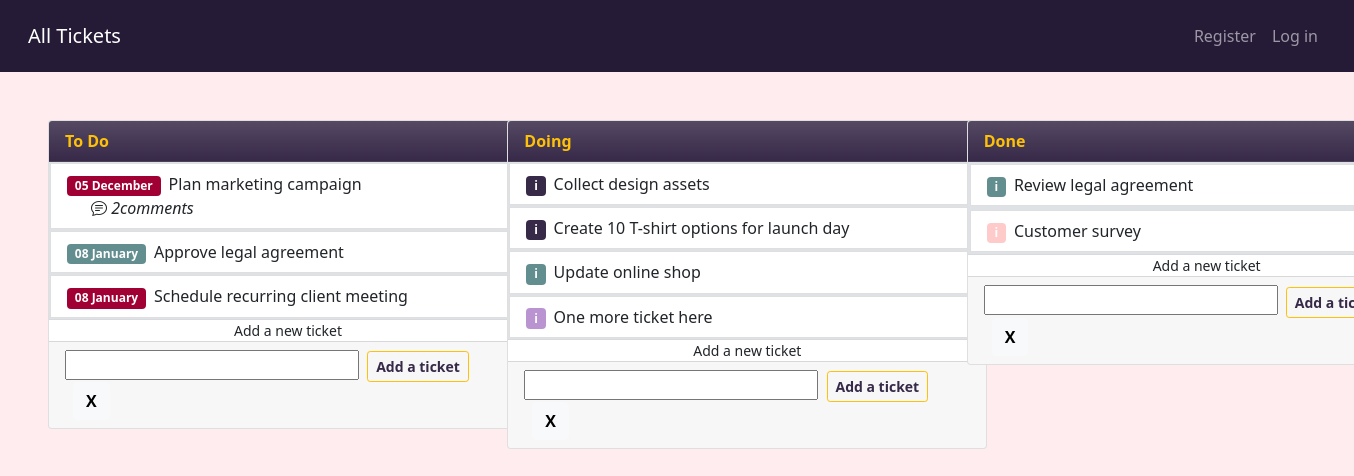
The page / on the database its author committed.
### todoapp/models.py (models this page shows)
class Ticket(db.Model, UserMixin):
    __tablename__ = 'tickets'
    id = db.Column(db.Integer, primary_key=True)
    created_at = db.Column(db.DateTime,  nullable=False,
                           default=datetime.utcnow)
    updated_at = db.Column(db.DateTime,  nullable=False,
                           default=datetime.utcnow, onupdate=datetime.utcnow)
    deleted_at = db.Column(db.DateTime,  nullable=True)
    name = db.Column(db.String(250), nullable=False)
    label = db.Column(db.String(250), nullable=False, default='#BA94D1')
    status = db.Column(db.String(250), nullable=False, default='todo')
    comments = db.relationship('Comment', back_populates="ticket")

### todoapp/routes.py (the view)
@app.route("/", methods=['GET', "POST"])
def home():
    done_tickets = []
    doing_tickets = []
    todo_tickets = []
    form = NewTicketForm()
    all_tickets = Ticket.query.all()
    for ticket in all_tickets:
        if ticket.deleted_at == None:
            if ticket.status == 'done':
                done_tickets.append(ticket)
            elif ticket.status == 'doing':
                doing_tickets.append(ticket)
            else:
                todo_tickets.append(ticket)
    form = NewTicketForm()
    if form.validate_on_submit():
        ticket = Ticket(name=form.name.data, status=form.status.data)
        db.session.add(ticket)
        db.session.commit()
        flash(f'Ticket {ticket.name} has been added in {ticket.status}', 'info')
        return redirect(url_for('home'))
    return render_template("home.html", todo_tickets=todo_tickets,  done_tickets=done_tickets, doing_tickets=doing_tickets, form=form, logged_in=current_user.is_authenticated)

### todoapp/forms.py
class NewTicketForm(FlaskForm):
    name = StringField('Name of ticket', validators=[InputRequired('Please enter a name of the ticket')])
    status = HiddenField('Status')

### todoapp/templates/home.html (shortened to what this page needs)
{% extends "layout.html" %} {% import "bootstrap/wtf.html" as wtf %} {% block
body %}
<link
  rel="stylesheet"
  href="https://cdn.jsdelivr.net/npm/bootstrap-icons@1.10.2/font/bootstrap-icons.css"
/>
<div class="row" style="background-color:#FFECEF; height: 100vh;">
    <div class="col-sm-4">
      <div class="card m-5" style="width: 30rem">
        <div class="card-header bg-gradient text-warning fw-bold" style="background-color: #372948">
          To Do
        </div>
        <ul class="list-group list-group-flush bg-light">
          {% for todo_ticket in todo_tickets %}
          <div class="border border-1">
            <a
              {%
              if
              logged_in
              %}
              href="{{ url_for('get_ticket', ticket_id=todo_ticket.id) }}"
              {%
              else
              %}
              href="{{ url_for('login') }}"
              {%
              endif
              %}
              class="list-group-item list-group-item-action"
              ><span class="badge me-2" style="background-color: {{todo_ticket.label}}"
                >{{todo_ticket.created_at.strftime("%d %B")}} </span
              >{{todo_ticket.name}}
              <div>
              {% if todo_ticket.comments|length>0 %}
              <i class="bi bi-chat-text m-4"> {{todo_ticket.comments|length}}comments</i>
              {% endif%}
              </div>
            </a>
          </div>
          {% endfor %}
        </ul>
        <small class="text-center text-link-secondary">
          Add a new ticket
        </small>
        <form class="card-footer" method="POST" action="">
          {{ form.csrf_token }} {{ form.name(size=26, id="myInput",
          required=False) }} {{ form.status(value='todo')}}
          <input
            class="btn btn-outline-warning fw-bold btn-sm ms-1"
            style="color: #372948"
            type="submit"
            value="Add a ticket"
          />
          <a
            onclick="document.getElementById('myInput').value = ''"
            class="btn btn-light fw-bold ms-2"
            >X</a
          >
        </form>
      </div>
    </div>
    <div class="col-sm-4">
      <div class="card m-5" style="width: 30rem">
        <div class="card-header bg-gradient text-warning fw-bold" style="background-color: #372948">
          Doing
        </div>
        <ul class="list-group list-group-flush bg-light">
          {% for doing_ticket in doing_tickets %}
          <div class="border border-1">
            <a
              {%
              if
              logged_in
              %}
              href="{{ url_for('get_ticket', ticket_id=doing_ticket.id) }}"
              {%
              else
              %}
              href="{{ url_for('login') }}"
              {%
              endif
              %}
              class="list-group-item list-group-item-action"
              ><span class="badge me-2" style="background-color: {{doing_ticket.label}}">i</span
              >{{doing_ticket.name}}</a
            >
          </div>
          {% endfor %}
        </ul>
        <small class="text-center text-link-secondary">
          Add a new ticket
        </small>
        <form class="card-footer" method="POST" action="">
          {{ form.csrf_token }} {{ form.name(size=26, id="myInput2" ) }} {{
          <input
            class="btn btn-outline-warning fw-bold btn-sm ms-1"
            style="color: #372948"
            type="submit"
            value="Add a ticket"
          />
          <a
            onclick="document.getElementById('myInput2').value = ''"
            class="btn btn-light fw-bold ms-2"
            >X</a
          >
        </form>
      </div>
    </div>
    <div class="col-sm-4">
      <div class="card m-5" style="width: 30rem">
        <div class="card-header bg-gradient text-warning fw-bold" style="background-color: #372948">
          Done
        </div>
        <ul class="list-group list-group-flush bg-light">
          {% for done_ticket in done_tickets %}
          <div class="border border-2">
            <a
              {%
              if
              logged_in
              %}
              href="{{ url_for('get_ticket', ticket_id=done_ticket.id) }}"
              {%
              else
              %}
              href="{{ url_for('login') }}"
              {%
              endif
              %}
              class="list-group-item list-group-item-action"
              ><span class="badge me-2" style="background-color: {{done_ticket.label}}">i</span
              >{{done_ticket.name}}</a
            >
          </div>
          {% endfor %}
        </ul>
        <small class="text-center text-link-secondary">
          Add a new ticket
        </small>
        <form class="card-footer" method="POST" action="">
          {{ form.csrf_token }} {{ form.name(size=26, id="myInput3" ) }} {{
          <input
            class="btn btn-outline-warning fw-bold btn-sm ms-1"
            style="color: #372948"
            type="submit"
            value="Add a ticket"
          />
          <a
            onclick="document.getElementById('myInput3').value = ''"
            class="btn btn-light fw-bold ms-2"
            >X</a
          >
        </form>
      </div>
    </div>
  </div>
  {% endblock %}

### todoapp/templates/layout.html (shortened to what this page needs)
<!DOCTYPE html>
<html lang="en">
  <head>
    <link
      href="https://cdn.jsdelivr.net/npm/bootstrap@5.1.3/dist/css/bootstrap.min.css"
      rel="stylesheet"
    />
  </head>
  <body>
    <header class="site-header">
      <nav
        class="navbar fixed-top navbar-expand-lg navbar-dark p-3"
        style="background-color: #251b37"
      >
        <div class="container-fluid">
          <a class="navbar-brand" href="{{url_for('home')}}">All Tickets</a>
          <div class="collapse navbar-collapse" id="navbarSupportedContent">
            <ul class="navbar-nav ms-auto">
              {% if not logged_in %}
              <li class="nav-item">
                <a class="nav-link" href="/register">Register</a>
              </li>
              <li class="nav-item">
                <a class="nav-link" href="/login">Log in</a>
              </li>
              {% endif %}
            </ul>
          </div>
        </div>
      </nav>
    </header>
    <br /><br /><br />
    {% block body %}{% endblock %}
  </body>
</html>

### rows shown on the page
Ticket: created_at "05 December", name "Plan marketing campaign", comments|length "2"
Ticket: created_at "08 January", name "Approve legal agreement"
Ticket: created_at "08 January", name "Schedule recurring client meeting"
Ticket: name "Collect design assets"
Ticket: name "Create 10 T-shirt options for launch day"
Ticket: name "Update online shop"
Ticket: name "One more ticket here"
Ticket: name "Review legal agreement"
Ticket: name "Customer survey"
